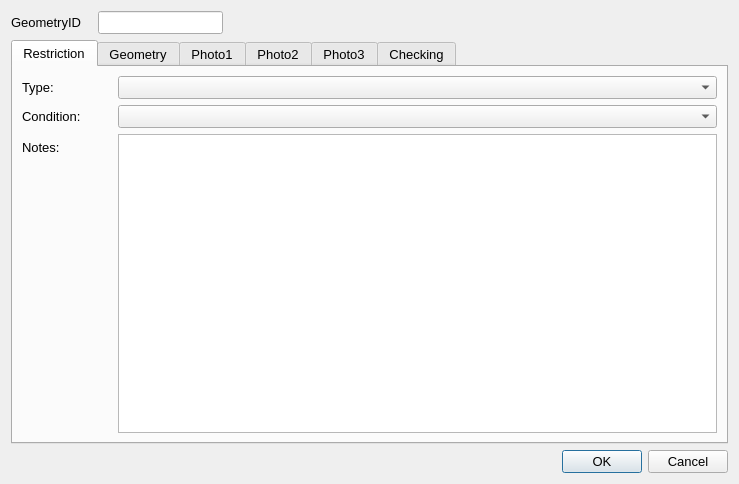
<?xml version="1.0" encoding="UTF-8"?>
<ui version="4.0">
 <class>Dialog</class>
 <widget class="QDialog" name="Dialog">
  <property name="geometry">
   <rect>
    <x>0</x>
    <y>0</y>
    <width>739</width>
    <height>484</height>
   </rect>
  </property>
  <property name="sizePolicy">
   <sizepolicy hsizetype="Fixed" vsizetype="Fixed">
    <horstretch>0</horstretch>
    <verstretch>0</verstretch>
   </sizepolicy>
  </property>
  <property name="maximumSize">
   <size>
    <width>750</width>
    <height>550</height>
   </size>
  </property>
  <property name="font">
   <font>
    <pointsize>10</pointsize>
   </font>
  </property>
  <property name="windowTitle">
   <string>Dialog</string>
  </property>
  <layout class="QGridLayout" name="gridLayout">
   <item row="2" column="2">
    <widget class="QDialogButtonBox" name="button_box">
     <property name="orientation">
      <enum>Qt::Horizontal</enum>
     </property>
     <property name="standardButtons">
      <set>QDialogButtonBox::Cancel|QDialogButtonBox::Ok</set>
     </property>
    </widget>
   </item>
   <item row="0" column="1">
    <widget class="QLineEdit" name="GeometryID">
     <property name="sizePolicy">
      <sizepolicy hsizetype="Preferred" vsizetype="Preferred">
       <horstretch>0</horstretch>
       <verstretch>0</verstretch>
      </sizepolicy>
     </property>
     <property name="font">
      <font>
       <pointsize>10</pointsize>
      </font>
     </property>
     <property name="inputMask">
      <string/>
     </property>
     <property name="readOnly">
      <bool>true</bool>
     </property>
     <property name="placeholderText">
      <string/>
     </property>
    </widget>
   </item>
   <item row="1" column="0" colspan="3">
    <widget class="QTabWidget" name="Details">
     <property name="sizePolicy">
      <sizepolicy hsizetype="Expanding" vsizetype="Expanding">
       <horstretch>0</horstretch>
       <verstretch>0</verstretch>
      </sizepolicy>
     </property>
     <property name="minimumSize">
      <size>
       <width>0</width>
       <height>0</height>
      </size>
     </property>
     <property name="font">
      <font>
       <pointsize>10</pointsize>
      </font>
     </property>
     <property name="cursor">
      <cursorShape>IBeamCursor</cursorShape>
     </property>
     <property name="mouseTracking">
      <bool>true</bool>
     </property>
     <property name="acceptDrops">
      <bool>true</bool>
     </property>
     <property name="currentIndex">
      <number>0</number>
     </property>
     <widget class="QWidget" name="RestrictionDetails">
      <property name="focusPolicy">
       <enum>Qt::NoFocus</enum>
      </property>
      <attribute name="title">
       <string>Restriction</string>
      </attribute>
      <layout class="QFormLayout" name="formLayout">
       <property name="fieldGrowthPolicy">
        <enum>QFormLayout::AllNonFixedFieldsGrow</enum>
       </property>
       <item row="2" column="0">
        <widget class="QLabel" name="label_7">
         <property name="text">
          <string>Type:</string>
         </property>
        </widget>
       </item>
       <item row="2" column="1">
        <widget class="QComboBox" name="VehicleBarrierTypeID"/>
       </item>
       <item row="3" column="0">
        <widget class="QLabel" name="lbl_Condition">
         <property name="minimumSize">
          <size>
           <width>90</width>
           <height>16</height>
          </size>
         </property>
         <property name="font">
          <font>
           <pointsize>10</pointsize>
          </font>
         </property>
         <property name="text">
          <string>Condition:</string>
         </property>
        </widget>
       </item>
       <item row="3" column="1">
        <widget class="QComboBox" name="AssetConditionTypeID"/>
       </item>
       <item row="7" column="0">
        <widget class="QLabel" name="lbl_Notes">
         <property name="text">
          <string>Notes:</string>
         </property>
        </widget>
       </item>
       <item row="7" column="1">
        <widget class="QTextEdit" name="Notes"/>
       </item>
      </layout>
     </widget>
     <widget class="QWidget" name="Geometry">
      <attribute name="title">
       <string>Geometry</string>
      </attribute>
      <layout class="QFormLayout" name="formLayout_2">
       <property name="fieldGrowthPolicy">
        <enum>QFormLayout::AllNonFixedFieldsGrow</enum>
       </property>
       <item row="0" column="0">
        <widget class="QLabel" name="lbl_RoadName">
         <property name="minimumSize">
          <size>
           <width>90</width>
           <height>16</height>
          </size>
         </property>
         <property name="font">
          <font>
           <pointsize>10</pointsize>
          </font>
         </property>
         <property name="text">
          <string>Road Name:</string>
         </property>
        </widget>
       </item>
       <item row="0" column="1">
        <widget class="QLineEdit" name="RoadName"/>
       </item>
       <item row="1" column="0">
        <widget class="QLabel" name="lbl_USRN">
         <property name="minimumSize">
          <size>
           <width>90</width>
           <height>16</height>
          </size>
         </property>
         <property name="font">
          <font>
           <pointsize>10</pointsize>
          </font>
         </property>
         <property name="text">
          <string>USRN:</string>
         </property>
        </widget>
       </item>
       <item row="1" column="1">
        <widget class="QLineEdit" name="USRN"/>
       </item>
       <item row="3" column="1">
        <spacer name="verticalSpacer">
         <property name="orientation">
          <enum>Qt::Vertical</enum>
         </property>
         <property name="sizeHint" stdset="0">
          <size>
           <width>20</width>
           <height>40</height>
          </size>
         </property>
        </spacer>
       </item>
       <item row="4" column="0">
        <widget class="QLabel" name="label_8">
         <property name="text">
          <string>Last Update Date:</string>
         </property>
        </widget>
       </item>
       <item row="4" column="1">
        <widget class="QDateTimeEdit" name="LastUpdateDateTime">
         <property name="readOnly">
          <bool>true</bool>
         </property>
        </widget>
       </item>
       <item row="5" column="0">
        <widget class="QLabel" name="label_2">
         <property name="text">
          <string>Last Changed By:</string>
         </property>
        </widget>
       </item>
       <item row="5" column="1">
        <widget class="QLineEdit" name="LastUpdatePerson"/>
       </item>
       <item row="6" column="0">
        <widget class="QLabel" name="label_9">
         <property name="text">
          <string>RestrictionID:</string>
         </property>
        </widget>
       </item>
       <item row="6" column="1">
        <widget class="QLineEdit" name="RestrictionID"/>
       </item>
      </layout>
     </widget>
     <widget class="QWidget" name="PhotoTab_01">
      <attribute name="title">
       <string>Photo1</string>
      </attribute>
      <layout class="QGridLayout" name="gridLayout_2">
       <item row="1" column="0">
        <widget class="QPushButton" name="startCamera1">
         <property name="maximumSize">
          <size>
           <width>150</width>
           <height>16777215</height>
          </size>
         </property>
         <property name="text">
          <string>open Camera</string>
         </property>
         <property name="icon">
          <iconset>
           <normaloff>../../../../PC18-26 Carnegie Library Lambeth/Mapping/Templates/camara_foto.png</normaloff>../../../../PC18-26 Carnegie Library Lambeth/Mapping/Templates/camara_foto.png</iconset>
         </property>
         <property name="checkable">
          <bool>true</bool>
         </property>
         <property name="autoDefault">
          <bool>false</bool>
         </property>
         <property name="default">
          <bool>false</bool>
         </property>
        </widget>
       </item>
       <item row="1" column="2">
        <widget class="QPushButton" name="getPhoto1">
         <property name="maximumSize">
          <size>
           <width>150</width>
           <height>16777215</height>
          </size>
         </property>
         <property name="text">
          <string>take Photo</string>
         </property>
         <property name="icon">
          <iconset>
           <normaloff>../../../../PC18-26 Carnegie Library Lambeth/Mapping/Templates/take-photo-icon-21.jpg</normaloff>../../../../PC18-26 Carnegie Library Lambeth/Mapping/Templates/take-photo-icon-21.jpg</iconset>
         </property>
         <property name="checkable">
          <bool>false</bool>
         </property>
         <property name="autoDefault">
          <bool>false</bool>
         </property>
        </widget>
       </item>
       <item row="0" column="0">
        <widget class="QLabel" name="Photo_Widget_01">
         <property name="sizePolicy">
          <sizepolicy hsizetype="Fixed" vsizetype="Fixed">
           <horstretch>0</horstretch>
           <verstretch>0</verstretch>
          </sizepolicy>
         </property>
         <property name="maximumSize">
          <size>
           <width>640</width>
           <height>480</height>
          </size>
         </property>
         <property name="autoFillBackground">
          <bool>true</bool>
         </property>
         <property name="text">
          <string>No photo</string>
         </property>
        </widget>
       </item>
      </layout>
     </widget>
     <widget class="QWidget" name="PhotoTab_02">
      <attribute name="title">
       <string>Photo2</string>
      </attribute>
      <layout class="QGridLayout" name="gridLayout_4">
       <item row="0" column="0">
        <widget class="QLabel" name="Photo_Widget_02">
         <property name="sizePolicy">
          <sizepolicy hsizetype="Fixed" vsizetype="Fixed">
           <horstretch>0</horstretch>
           <verstretch>0</verstretch>
          </sizepolicy>
         </property>
         <property name="maximumSize">
          <size>
           <width>640</width>
           <height>480</height>
          </size>
         </property>
         <property name="autoFillBackground">
          <bool>true</bool>
         </property>
         <property name="text">
          <string>No photo</string>
         </property>
        </widget>
       </item>
       <item row="1" column="0">
        <widget class="QPushButton" name="startCamera2">
         <property name="maximumSize">
          <size>
           <width>150</width>
           <height>16777215</height>
          </size>
         </property>
         <property name="text">
          <string>open Camera</string>
         </property>
         <property name="icon">
          <iconset>
           <normaloff>../../../../PC18-26 Carnegie Library Lambeth/Mapping/Templates/camara_foto.png</normaloff>../../../../PC18-26 Carnegie Library Lambeth/Mapping/Templates/camara_foto.png</iconset>
         </property>
         <property name="checkable">
          <bool>true</bool>
         </property>
         <property name="autoDefault">
          <bool>false</bool>
         </property>
         <property name="default">
          <bool>false</bool>
         </property>
        </widget>
       </item>
       <item row="1" column="1">
        <widget class="QPushButton" name="getPhoto2">
         <property name="maximumSize">
          <size>
           <width>150</width>
           <height>16777215</height>
          </size>
         </property>
         <property name="text">
          <string>take Photo</string>
         </property>
         <property name="icon">
          <iconset>
           <normaloff>../../../../PC18-26 Carnegie Library Lambeth/Mapping/Templates/take-photo-icon-21.jpg</normaloff>../../../../PC18-26 Carnegie Library Lambeth/Mapping/Templates/take-photo-icon-21.jpg</iconset>
         </property>
         <property name="checkable">
          <bool>false</bool>
         </property>
         <property name="autoDefault">
          <bool>false</bool>
         </property>
        </widget>
       </item>
      </layout>
     </widget>
     <widget class="QWidget" name="PhotoTab_03">
      <attribute name="title">
       <string>Photo3</string>
      </attribute>
      <layout class="QGridLayout" name="gridLayout_3">
       <item row="0" column="0">
        <widget class="QLabel" name="Photo_Widget_03">
         <property name="autoFillBackground">
          <bool>true</bool>
         </property>
         <property name="text">
          <string>No photo</string>
         </property>
        </widget>
       </item>
       <item row="1" column="2">
        <widget class="QPushButton" name="getPhoto3">
         <property name="maximumSize">
          <size>
           <width>150</width>
           <height>16777215</height>
          </size>
         </property>
         <property name="text">
          <string>take Photo</string>
         </property>
         <property name="icon">
          <iconset>
           <normaloff>../../../../PC18-26 Carnegie Library Lambeth/Mapping/Templates/take-photo-icon-21.jpg</normaloff>../../../../PC18-26 Carnegie Library Lambeth/Mapping/Templates/take-photo-icon-21.jpg</iconset>
         </property>
         <property name="checkable">
          <bool>false</bool>
         </property>
         <property name="autoDefault">
          <bool>false</bool>
         </property>
        </widget>
       </item>
       <item row="1" column="0">
        <widget class="QPushButton" name="startCamera3">
         <property name="maximumSize">
          <size>
           <width>150</width>
           <height>16777215</height>
          </size>
         </property>
         <property name="text">
          <string>open Camera</string>
         </property>
         <property name="icon">
          <iconset>
           <normaloff>../../../../PC18-26 Carnegie Library Lambeth/Mapping/Templates/camara_foto.png</normaloff>../../../../PC18-26 Carnegie Library Lambeth/Mapping/Templates/camara_foto.png</iconset>
         </property>
         <property name="checkable">
          <bool>true</bool>
         </property>
         <property name="autoDefault">
          <bool>false</bool>
         </property>
         <property name="default">
          <bool>false</bool>
         </property>
        </widget>
       </item>
      </layout>
     </widget>
     <widget class="QWidget" name="checkingTab">
      <attribute name="title">
       <string>Checking</string>
      </attribute>
      <layout class="QFormLayout" name="formLayout_3">
       <item row="1" column="0">
        <widget class="QLabel" name="label_4">
         <property name="text">
          <string>Check Notes:</string>
         </property>
        </widget>
       </item>
       <item row="1" column="1">
        <widget class="QTextEdit" name="MHTC_CheckNotes"/>
       </item>
       <item row="0" column="0">
        <widget class="QLabel" name="label_5">
         <property name="text">
          <string>Check issue type:</string>
         </property>
        </widget>
       </item>
       <item row="0" column="1">
        <widget class="QComboBox" name="MHTC_CheckIssueTypeID"/>
       </item>
       <item row="3" column="0">
        <widget class="QCheckBox" name="FieldCheckCompleted">
         <property name="text">
          <string>Field check completed</string>
         </property>
        </widget>
       </item>
       <item row="2" column="0">
        <spacer name="verticalSpacer_2">
         <property name="orientation">
          <enum>Qt::Vertical</enum>
         </property>
         <property name="sizeHint" stdset="0">
          <size>
           <width>20</width>
           <height>20</height>
          </size>
         </property>
        </spacer>
       </item>
       <item row="6" column="0">
        <widget class="QLabel" name="label_10">
         <property name="text">
          <string>Checked by:</string>
         </property>
        </widget>
       </item>
       <item row="7" column="0">
        <widget class="QLabel" name="label_6">
         <property name="text">
          <string>Check date:</string>
         </property>
        </widget>
       </item>
       <item row="6" column="1">
        <widget class="QLineEdit" name="Last_MHTC_Check_UpdatePerson"/>
       </item>
       <item row="7" column="1">
        <widget class="QDateTimeEdit" name="Last_MHTC_Check_UpdateDateTime"/>
       </item>
       <item row="5" column="0">
        <spacer name="verticalSpacer_3">
         <property name="orientation">
          <enum>Qt::Vertical</enum>
         </property>
         <property name="sizeHint" stdset="0">
          <size>
           <width>20</width>
           <height>10</height>
          </size>
         </property>
        </spacer>
       </item>
      </layout>
     </widget>
    </widget>
   </item>
   <item row="0" column="0">
    <widget class="QLabel" name="label">
     <property name="minimumSize">
      <size>
       <width>81</width>
       <height>16</height>
      </size>
     </property>
     <property name="font">
      <font>
       <pointsize>10</pointsize>
      </font>
     </property>
     <property name="text">
      <string>GeometryID</string>
     </property>
    </widget>
   </item>
  </layout>
 </widget>
 <resources/>
 <connections>
  <connection>
   <sender>button_box</sender>
   <signal>accepted()</signal>
   <receiver>Dialog</receiver>
   <slot>accept()</slot>
   <hints>
    <hint type="sourcelabel">
     <x>248</x>
     <y>254</y>
    </hint>
    <hint type="destinationlabel">
     <x>157</x>
     <y>274</y>
    </hint>
   </hints>
  </connection>
  <connection>
   <sender>button_box</sender>
   <signal>rejected()</signal>
   <receiver>Dialog</receiver>
   <slot>reject()</slot>
   <hints>
    <hint type="sourcelabel">
     <x>316</x>
     <y>260</y>
    </hint>
    <hint type="destinationlabel">
     <x>286</x>
     <y>274</y>
    </hint>
   </hints>
  </connection>
 </connections>
</ui>
